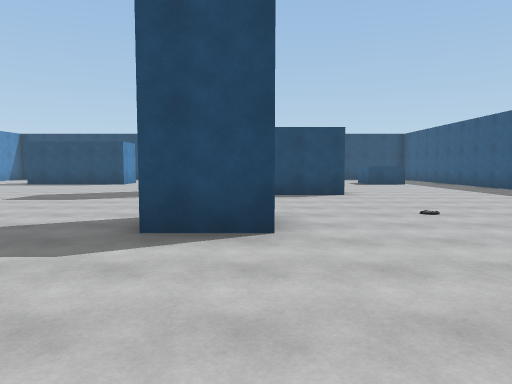
view 1 (above)

17 first-person views from a walk through a scene from a Unity 3-D project. The camera is 1.5 m above the floor, tilts 4° down and sees 70° across. The floor is counted in squares, 2 m on a side. Each view is taken from the middle of a square. On the plan, view 1 faces up. The plan holds only what a view shows up to about 11 squares ahead; the rest is blank.

view 2
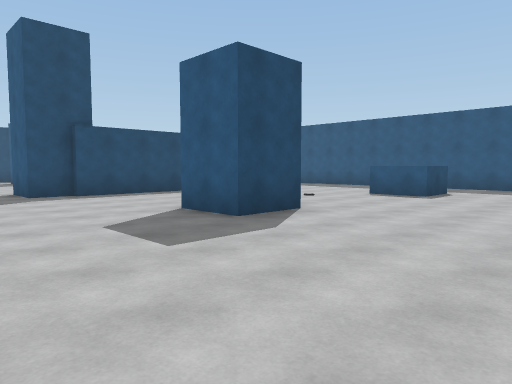

view 3
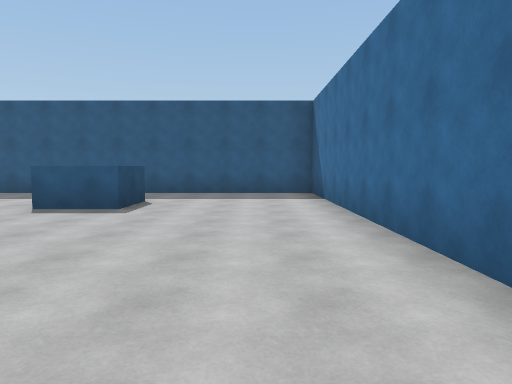

view 4
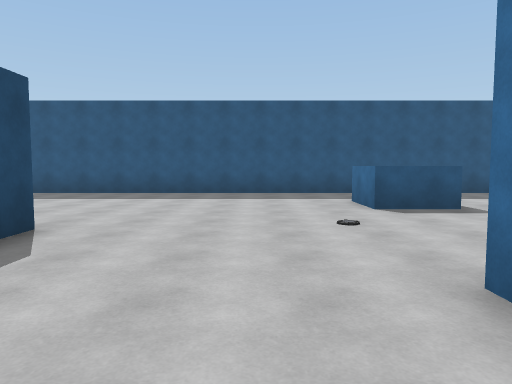

view 5
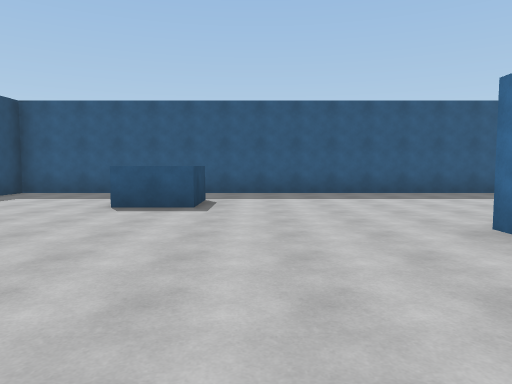

view 6
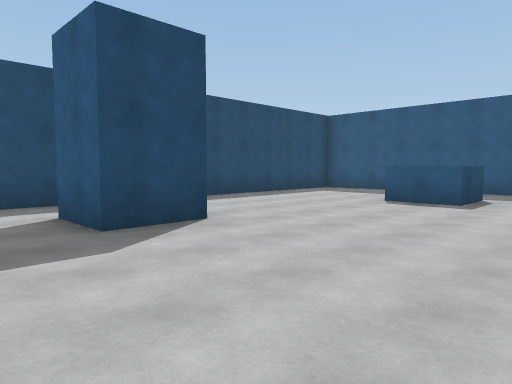

view 7
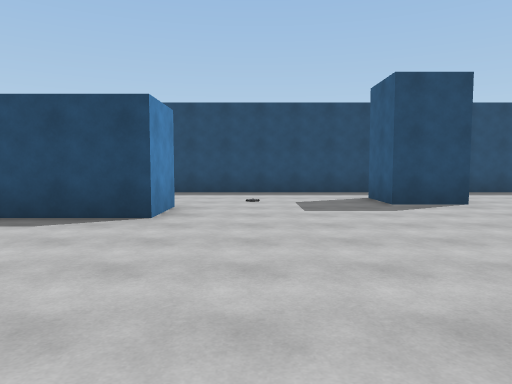

view 8
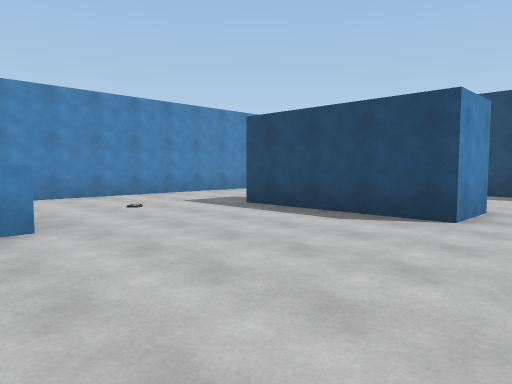

view 9
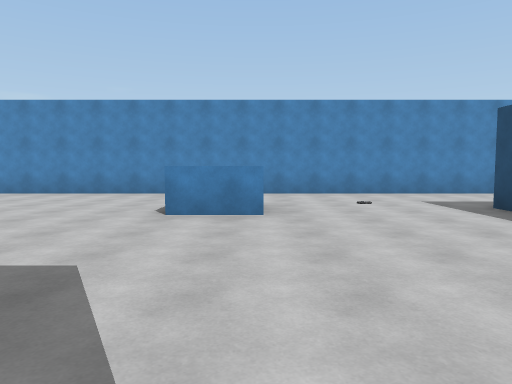

view 10
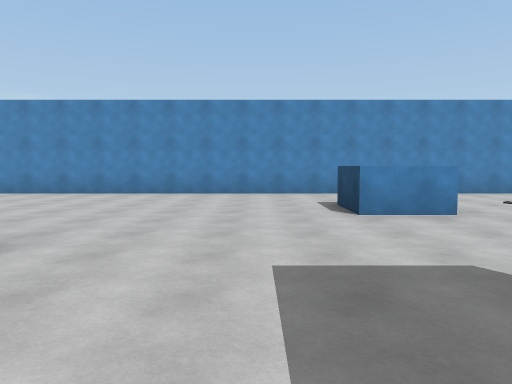

view 11
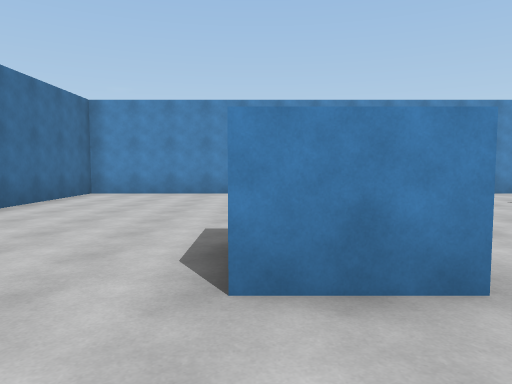

view 12
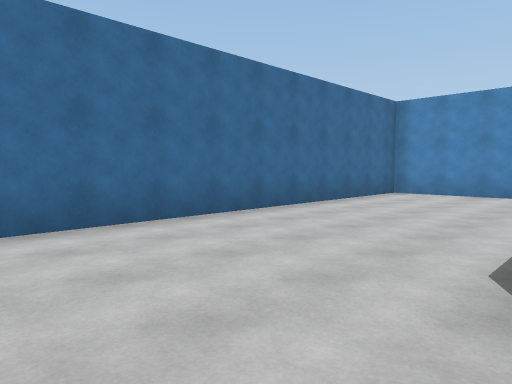

view 13
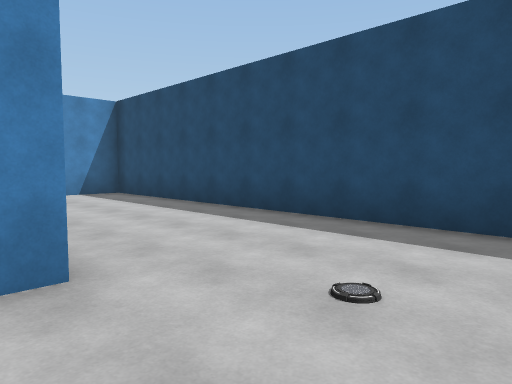

view 14
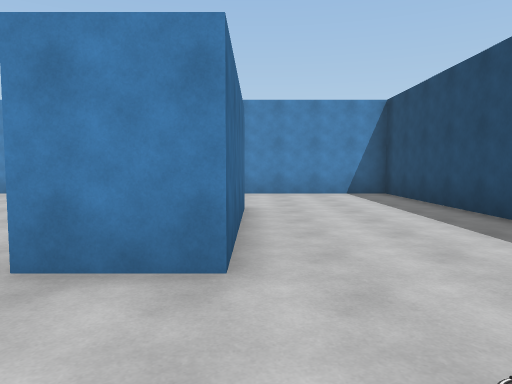

view 15
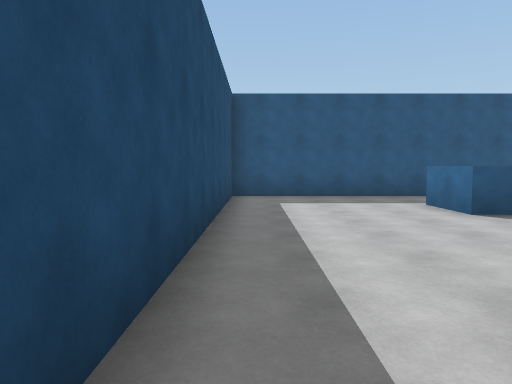

view 16
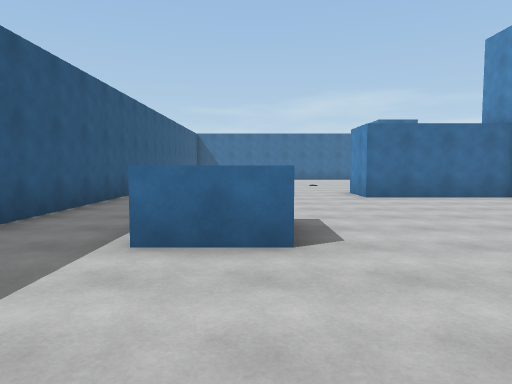

view 17
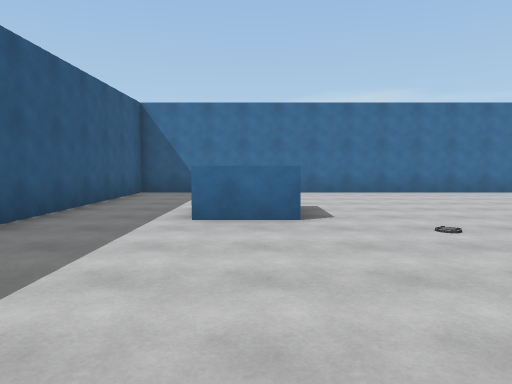

### Floor plan
Points are (right, up) in squares from view 1. A wall is a line through its corners. A room is listed if a view was taken in it or the views show most of it. See-through windows are left out.
Room 1 (views 1, 2, 3, 4, 5, 6, 7, 8, 9, 10, 11, 12, 13, 14, 15, 16, 17)
walls: (-1.6, 9.9) (-2.7, 9.9) (-2.7, 11.4); (-1.2, 11.2) (2.3, 11.2) (2.3, 9.6) (-1.8, 9.6); (-5.1, 5.4) (-5.1, 3.8); (-8.6, 11.1) (-8.6, 9.6) (-10.1, 9.6); (0.2, 4.1) (-1.3, 4.1) (-1.3, 5.6); (0.2, 17.2) (-1.3, 17.2) (-1.3, 18.8); (-7.6, 16.7) (-5.5, 16.7) (-5.5, 15.3) (-9.6, 15.3); (6.2, 15.3) (4.7, 15.3) (4.7, 16.7) (6.2, 16.7); (6, 3.4) (4.4, 3.4) (4.4, 4.9) (6, 4.9); (-13.2, -0.6) (8.3, -0.6) (8.3, 20.6) (-13.2, 20.6) (-13.2, -0.6)

Positions as (right, up) in squares from view 1, and headings:
1: (0, 0), facing up
2: (-5, 0), facing up-right
3: (-2, 1), facing right
4: (-2, 7), facing right
5: (-2, 14), facing right
6: (-3, 13), facing up-right
7: (-4, 10), facing up
8: (-4, 10), facing up-left
9: (-3, 11), facing left
10: (-3, 8), facing left
11: (-3, 4), facing left
12: (-3, 4), facing down-left
13: (-3, 16), facing up-left
14: (-3, 17), facing left
15: (-1, 20), facing right
16: (5, 20), facing down
17: (5, 10), facing down
